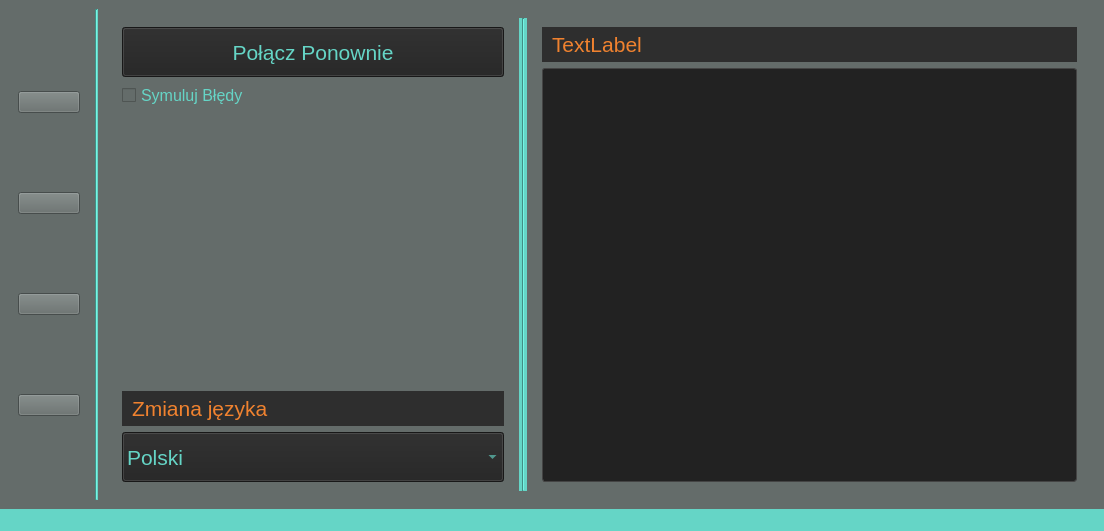
<?xml version="1.0" encoding="UTF-8"?>
<ui version="4.0">
 <class>MainWindow</class>
 <widget class="QMainWindow" name="MainWindow">
  <property name="geometry">
   <rect>
    <x>0</x>
    <y>0</y>
    <width>1104</width>
    <height>531</height>
   </rect>
  </property>
  <property name="windowTitle">
   <string>MainWindow</string>
  </property>
  <property name="styleSheet">
   <string notr="true">background-color: 686565;
</string>
  </property>
  <widget class="QWidget" name="centralwidget">
   <property name="minimumSize">
    <size>
     <width>1000</width>
     <height>450</height>
    </size>
   </property>
   <property name="autoFillBackground">
    <bool>false</bool>
   </property>
   <property name="styleSheet">
    <string notr="true">background-color: #646c6a;
</string>
   </property>
   <layout class="QHBoxLayout" name="horizontalLayout_6">
    <item>
     <layout class="QHBoxLayout" name="horizontalLayout">
      <item>
       <widget class="QWidget" name="leftPanel" native="true">
        <property name="minimumSize">
         <size>
          <width>80</width>
          <height>400</height>
         </size>
        </property>
        <layout class="QVBoxLayout" name="verticalLayout_2">
         <item>
          <widget class="QPushButton" name="servoAnglesBT">
           <property name="text">
            <string/>
           </property>
           <property name="icon">
            <iconset resource="icons.qrc">
             <normaloff>:/icons/angle.png</normaloff>:/icons/angle.png</iconset>
           </property>
           <property name="iconSize">
            <size>
             <width>50</width>
             <height>50</height>
            </size>
           </property>
          </widget>
         </item>
         <item>
          <widget class="QPushButton" name="animationsBT">
           <property name="text">
            <string/>
           </property>
           <property name="icon">
            <iconset resource="icons.qrc">
             <normaloff>:/icons/motion-capture.png</normaloff>:/icons/motion-capture.png</iconset>
           </property>
           <property name="iconSize">
            <size>
             <width>50</width>
             <height>50</height>
            </size>
           </property>
          </widget>
         </item>
         <item>
          <widget class="QPushButton" name="fmServiceBT">
           <property name="text">
            <string/>
           </property>
           <property name="icon">
            <iconset resource="icons.qrc">
             <normaloff>:/icons/antenna.png</normaloff>:/icons/antenna.png</iconset>
           </property>
           <property name="iconSize">
            <size>
             <width>50</width>
             <height>50</height>
            </size>
           </property>
           <property name="checkable">
            <bool>false</bool>
           </property>
           <property name="checked">
            <bool>false</bool>
           </property>
          </widget>
         </item>
         <item>
          <widget class="QPushButton" name="settingsBT">
           <property name="text">
            <string/>
           </property>
           <property name="icon">
            <iconset resource="icons.qrc">
             <normaloff>:/icons/setting.png</normaloff>:/icons/setting.png</iconset>
           </property>
           <property name="iconSize">
            <size>
             <width>60</width>
             <height>60</height>
            </size>
           </property>
          </widget>
         </item>
        </layout>
       </widget>
      </item>
     </layout>
    </item>
    <item>
     <widget class="Line" name="line">
      <property name="sizePolicy">
       <sizepolicy hsizetype="Fixed" vsizetype="Minimum">
        <horstretch>0</horstretch>
        <verstretch>0</verstretch>
       </sizepolicy>
      </property>
      <property name="minimumSize">
       <size>
        <width>1</width>
        <height>400</height>
       </size>
      </property>
      <property name="styleSheet">
       <string notr="true">background-color: #65d5c6</string>
      </property>
      <property name="orientation">
       <enum>Qt::Vertical</enum>
      </property>
     </widget>
    </item>
    <item>
     <widget class="QStackedWidget" name="stackedWidget">
      <property name="minimumSize">
       <size>
        <width>800</width>
        <height>400</height>
       </size>
      </property>
      <property name="currentIndex">
       <number>1</number>
      </property>
      <widget class="QWidget" name="servoAnglesWD">
       <layout class="QHBoxLayout" name="horizontalLayout_4">
        <item>
         <widget class="QWidget" name="widget" native="true">
          <layout class="QGridLayout" name="gridLayout">
           <item row="5" column="2">
            <widget class="QLabel" name="servo_4_1">
             <property name="styleSheet">
              <string notr="true">font-size: 16pt;
color: #65d5c6;
background-color: #222;
border: 1px solid #444;
border-radius: 3px;
padding: 3px;
qproperty-alignment: AlignCenter;
</string>
             </property>
             <property name="text">
              <string>TextLabel</string>
             </property>
             <property name="alignment">
              <set>Qt::AlignCenter</set>
             </property>
            </widget>
           </item>
           <item row="1" column="3">
            <widget class="QLabel" name="servo_0_2">
             <property name="styleSheet">
              <string notr="true">font-size: 16pt;
color: #65d5c6;
background-color: #222;
border: 1px solid #444;
border-radius: 3px;
padding: 3px;
qproperty-alignment: AlignCenter;
</string>
             </property>
             <property name="text">
              <string>TextLabel</string>
             </property>
             <property name="alignment">
              <set>Qt::AlignCenter</set>
             </property>
            </widget>
           </item>
           <item row="4" column="3">
            <widget class="QLabel" name="servo_3_2">
             <property name="styleSheet">
              <string notr="true">font-size: 16pt;
color: #65d5c6;
background-color: #222;
border: 1px solid #444;
border-radius: 3px;
padding: 3px;
qproperty-alignment: AlignCenter;
</string>
             </property>
             <property name="text">
              <string>TextLabel</string>
             </property>
             <property name="alignment">
              <set>Qt::AlignCenter</set>
             </property>
            </widget>
           </item>
           <item row="4" column="1">
            <widget class="QLabel" name="servo_3_0">
             <property name="styleSheet">
              <string notr="true">font-size: 16pt;
color: #65d5c6;
background-color: #222;
border: 1px solid #444;
border-radius: 3px;
padding: 3px;
qproperty-alignment: AlignCenter;
</string>
             </property>
             <property name="text">
              <string>TextLabel</string>
             </property>
             <property name="alignment">
              <set>Qt::AlignCenter</set>
             </property>
            </widget>
           </item>
           <item row="2" column="2">
            <widget class="QLabel" name="servo_1_1">
             <property name="styleSheet">
              <string notr="true">font-size: 16pt;
color: #65d5c6;
background-color: #222;
border: 1px solid #444;
border-radius: 3px;
padding: 3px;
qproperty-alignment: AlignCenter;
</string>
             </property>
             <property name="text">
              <string>TextLabel</string>
             </property>
             <property name="alignment">
              <set>Qt::AlignCenter</set>
             </property>
            </widget>
           </item>
           <item row="6" column="1">
            <widget class="QLabel" name="servo_5_0">
             <property name="styleSheet">
              <string notr="true">font-size: 16pt;
color: #65d5c6;
background-color: #222;
border: 1px solid #444;
border-radius: 3px;
padding: 3px;
qproperty-alignment: AlignCenter;
</string>
             </property>
             <property name="text">
              <string>TextLabel</string>
             </property>
             <property name="alignment">
              <set>Qt::AlignCenter</set>
             </property>
            </widget>
           </item>
           <item row="4" column="0">
            <widget class="QLabel" name="noga_4_name">
             <property name="styleSheet">
              <string notr="true">font-size: 16pt;
color: #F0822F;
background-color: #2E2E2E;
border: none;
padding: 5px;
qproperty-alignment: AlignCenter;
</string>
             </property>
             <property name="text">
              <string>Noga 4&lt;/span&gt;&amp;nbsp;&amp;nbsp;&amp;nbsp;&amp;nbsp;&amp;nbsp;&amp;nbsp;&lt;img src=&quot;:/icons/robot-leg.png&quot; width=&quot;40&quot; height=&quot;40&quot; style=&quot;vertical-align:middle; margin-right: 10px;&quot;&gt;
&lt;span style=&quot;vertical-align:middle;&quot;&gt;</string>
             </property>
             <property name="textFormat">
              <enum>Qt::RichText</enum>
             </property>
            </widget>
           </item>
           <item row="0" column="1">
            <widget class="QLabel" name="biodro_name">
             <property name="styleSheet">
              <string notr="true">font-size: 16pt;
color: #F0822F;
background-color: #2E2E2E;
border: none;
padding: 5px;
qproperty-alignment: AlignCenter;
</string>
             </property>
             <property name="text">
              <string>BIODRO&lt;/span&gt;&amp;nbsp;&amp;nbsp;&amp;nbsp;&amp;nbsp;&amp;nbsp;&amp;nbsp;&lt;img src=&quot;:/icons/robot-leg_hip.png&quot; width=&quot;40&quot; height=&quot;40&quot; style=&quot;vertical-align:middle; margin-right: 10px;&quot;&gt;
&lt;span style=&quot;vertical-align:middle;&quot;&gt;</string>
             </property>
             <property name="textFormat">
              <enum>Qt::RichText</enum>
             </property>
             <property name="alignment">
              <set>Qt::AlignCenter</set>
             </property>
            </widget>
           </item>
           <item row="3" column="1">
            <widget class="QLabel" name="servo_2_0">
             <property name="styleSheet">
              <string notr="true">font-size: 16pt;
color: #65d5c6;
background-color: #222;
border: 1px solid #444;
border-radius: 3px;
padding: 3px;
qproperty-alignment: AlignCenter;
</string>
             </property>
             <property name="text">
              <string>TextLabel</string>
             </property>
             <property name="alignment">
              <set>Qt::AlignCenter</set>
             </property>
            </widget>
           </item>
           <item row="1" column="2">
            <widget class="QLabel" name="servo_0_1">
             <property name="styleSheet">
              <string notr="true">font-size: 16pt;
color: #65d5c6;
background-color: #222;
border: 1px solid #444;
border-radius: 3px;
padding: 3px;
qproperty-alignment: AlignCenter;
</string>
             </property>
             <property name="text">
              <string>TextLabel</string>
             </property>
             <property name="alignment">
              <set>Qt::AlignCenter</set>
             </property>
            </widget>
           </item>
           <item row="4" column="2">
            <widget class="QLabel" name="servo_3_1">
             <property name="styleSheet">
              <string notr="true">font-size: 16pt;
color: #65d5c6;
background-color: #222;
border: 1px solid #444;
border-radius: 3px;
padding: 3px;
qproperty-alignment: AlignCenter;
</string>
             </property>
             <property name="text">
              <string>TextLabel</string>
             </property>
             <property name="alignment">
              <set>Qt::AlignCenter</set>
             </property>
            </widget>
           </item>
           <item row="3" column="0">
            <widget class="QLabel" name="noga_3_name">
             <property name="styleSheet">
              <string notr="true">font-size: 16pt;
color: #F0822F;
background-color: #2E2E2E;
border: none;
padding: 5px;
qproperty-alignment: AlignCenter;
</string>
             </property>
             <property name="frameShadow">
              <enum>QFrame::Sunken</enum>
             </property>
             <property name="text">
              <string>Noga 3&lt;/span&gt;&amp;nbsp;&amp;nbsp;&amp;nbsp;&amp;nbsp;&amp;nbsp;&amp;nbsp;&lt;img src=&quot;:/icons/robot-leg.png&quot; width=&quot;40&quot; height=&quot;40&quot; style=&quot;vertical-align:middle; margin-right: 10px;&quot;&gt;
&lt;span style=&quot;vertical-align:middle;&quot;&gt;</string>
             </property>
             <property name="textFormat">
              <enum>Qt::RichText</enum>
             </property>
            </widget>
           </item>
           <item row="6" column="0">
            <widget class="QLabel" name="noga_6_name">
             <property name="styleSheet">
              <string notr="true">font-size: 16pt;
color: #F0822F;
background-color: #2E2E2E;
border: none;
padding: 5px;
qproperty-alignment: AlignCenter;
</string>
             </property>
             <property name="text">
              <string>Noga 6&lt;/span&gt;&amp;nbsp;&amp;nbsp;&amp;nbsp;&amp;nbsp;&amp;nbsp;&amp;nbsp;&lt;img src=&quot;:/icons/robot-leg.png&quot; width=&quot;40&quot; height=&quot;40&quot; style=&quot;vertical-align:middle; margin-right: 10px;&quot;&gt;
&lt;span style=&quot;vertical-align:middle;&quot;&gt;</string>
             </property>
             <property name="textFormat">
              <enum>Qt::RichText</enum>
             </property>
            </widget>
           </item>
           <item row="2" column="3">
            <widget class="QLabel" name="servo_1_2">
             <property name="styleSheet">
              <string notr="true">font-size: 16pt;
color: #65d5c6;
background-color: #222;
border: 1px solid #444;
border-radius: 3px;
padding: 3px;
qproperty-alignment: AlignCenter;
</string>
             </property>
             <property name="text">
              <string>TextLabel</string>
             </property>
             <property name="alignment">
              <set>Qt::AlignCenter</set>
             </property>
            </widget>
           </item>
           <item row="1" column="1">
            <widget class="QLabel" name="servo_0_0">
             <property name="styleSheet">
              <string notr="true">font-size: 16pt;
color: #65d5c6;
background-color: #222;
border: 1px solid #444;
border-radius: 3px;
padding: 3px;
qproperty-alignment: AlignCenter;
</string>
             </property>
             <property name="text">
              <string>TextLabel</string>
             </property>
             <property name="alignment">
              <set>Qt::AlignCenter</set>
             </property>
            </widget>
           </item>
           <item row="1" column="0">
            <widget class="QLabel" name="noga_1_name">
             <property name="styleSheet">
              <string notr="true">font-size: 16pt;
color: #F0822F;
background-color: #2E2E2E;
border: none;
padding: 5px;
qproperty-alignment: AlignCenter;
</string>
             </property>
             <property name="text">
              <string>Noga 1&lt;/span&gt;&amp;nbsp;&amp;nbsp;&amp;nbsp;&amp;nbsp;&amp;nbsp;&amp;nbsp;&lt;img src=&quot;:/icons/robot-leg.png&quot; width=&quot;40&quot; height=&quot;40&quot; style=&quot;vertical-align:middle; margin-right: 10px;&quot;&gt;
&lt;span style=&quot;vertical-align:middle;&quot;&gt;</string>
             </property>
             <property name="textFormat">
              <enum>Qt::RichText</enum>
             </property>
             <property name="scaledContents">
              <bool>true</bool>
             </property>
             <property name="alignment">
              <set>Qt::AlignCenter</set>
             </property>
            </widget>
           </item>
           <item row="3" column="3">
            <widget class="QLabel" name="servo_2_2">
             <property name="styleSheet">
              <string notr="true">font-size: 16pt;
color: #65d5c6;
background-color: #222;
border: 1px solid #444;
border-radius: 3px;
padding: 3px;
qproperty-alignment: AlignCenter;
</string>
             </property>
             <property name="text">
              <string>TextLabel</string>
             </property>
             <property name="alignment">
              <set>Qt::AlignCenter</set>
             </property>
            </widget>
           </item>
           <item row="5" column="3">
            <widget class="QLabel" name="servo_4_2">
             <property name="styleSheet">
              <string notr="true">font-size: 16pt;
color: #65d5c6;
background-color: #222;
border: 1px solid #444;
border-radius: 3px;
padding: 3px;
qproperty-alignment: AlignCenter;
</string>
             </property>
             <property name="text">
              <string>TextLabel</string>
             </property>
             <property name="alignment">
              <set>Qt::AlignCenter</set>
             </property>
            </widget>
           </item>
           <item row="3" column="2">
            <widget class="QLabel" name="servo_2_1">
             <property name="styleSheet">
              <string notr="true">font-size: 16pt;
color: #65d5c6;
background-color: #222;
border: 1px solid #444;
border-radius: 3px;
padding: 3px;
qproperty-alignment: AlignCenter;
</string>
             </property>
             <property name="text">
              <string>TextLabel</string>
             </property>
             <property name="alignment">
              <set>Qt::AlignCenter</set>
             </property>
            </widget>
           </item>
           <item row="2" column="0">
            <widget class="QLabel" name="noga_2_name">
             <property name="styleSheet">
              <string notr="true">font-size: 16pt;
color: #F0822F;
background-color: #2E2E2E;
border: none;
padding: 5px;
qproperty-alignment: AlignCenter;
</string>
             </property>
             <property name="text">
              <string>Noga 2&lt;/span&gt;&amp;nbsp;&amp;nbsp;&amp;nbsp;&amp;nbsp;&amp;nbsp;&amp;nbsp;&lt;img src=&quot;:/icons/robot-leg.png&quot; width=&quot;40&quot; height=&quot;40&quot; style=&quot;vertical-align:middle; margin-right: 10px;&quot;&gt;
&lt;span style=&quot;vertical-align:middle;&quot;&gt;</string>
             </property>
             <property name="textFormat">
              <enum>Qt::RichText</enum>
             </property>
            </widget>
           </item>
           <item row="2" column="1">
            <widget class="QLabel" name="servo_1_0">
             <property name="styleSheet">
              <string notr="true">font-size: 16pt;
color: #65d5c6;
background-color: #222;
border: 1px solid #444;
border-radius: 3px;
padding: 3px;
qproperty-alignment: AlignCenter;
</string>
             </property>
             <property name="text">
              <string>TextLabel</string>
             </property>
             <property name="alignment">
              <set>Qt::AlignCenter</set>
             </property>
            </widget>
           </item>
           <item row="5" column="0">
            <widget class="QLabel" name="noga_5_name">
             <property name="styleSheet">
              <string notr="true">font-size: 16pt;
color: #F0822F;
background-color: #2E2E2E;
border: none;
padding: 5px;
qproperty-alignment: AlignCenter;
</string>
             </property>
             <property name="text">
              <string>Noga 5&lt;/span&gt;&amp;nbsp;&amp;nbsp;&amp;nbsp;&amp;nbsp;&amp;nbsp;&amp;nbsp;&lt;img src=&quot;:/icons/robot-leg.png&quot; width=&quot;40&quot; height=&quot;40&quot; style=&quot;vertical-align:middle; margin-right: 10px;&quot;&gt;
&lt;span style=&quot;vertical-align:middle;&quot;&gt;</string>
             </property>
             <property name="textFormat">
              <enum>Qt::RichText</enum>
             </property>
            </widget>
           </item>
           <item row="6" column="3">
            <widget class="QLabel" name="servo_5_2">
             <property name="styleSheet">
              <string notr="true">font-size: 16pt;
color: #65d5c6;
background-color: #222;
border: 1px solid #444;
border-radius: 3px;
padding: 3px;
qproperty-alignment: AlignCenter;
</string>
             </property>
             <property name="text">
              <string>TextLabel</string>
             </property>
             <property name="alignment">
              <set>Qt::AlignCenter</set>
             </property>
            </widget>
           </item>
           <item row="0" column="3">
            <widget class="QLabel" name="kostka_name">
             <property name="styleSheet">
              <string notr="true">font-size: 16pt;
color: #F0822F;
background-color: #2E2E2E;
border: none;
padding: 5px;
qproperty-alignment: AlignCenter;
</string>
             </property>
             <property name="text">
              <string>KOSTKA&lt;/span&gt;&amp;nbsp;&amp;nbsp;&amp;nbsp;&amp;nbsp;&amp;nbsp;&amp;nbsp;&lt;img src=&quot;:/icons/robot-leg_ankle.png&quot; width=&quot;40&quot; height=&quot;40&quot; style=&quot;vertical-align:middle; margin-right: 10px;&quot;&gt;
&lt;span style=&quot;vertical-align:middle;&quot;&gt;</string>
             </property>
             <property name="textFormat">
              <enum>Qt::RichText</enum>
             </property>
             <property name="alignment">
              <set>Qt::AlignCenter</set>
             </property>
            </widget>
           </item>
           <item row="5" column="1">
            <widget class="QLabel" name="servo_4_0">
             <property name="styleSheet">
              <string notr="true">font-size: 16pt;
color: #65d5c6;
background-color: #222;
border: 1px solid #444;
border-radius: 3px;
padding: 3px;
qproperty-alignment: AlignCenter;
</string>
             </property>
             <property name="text">
              <string>TextLabel</string>
             </property>
             <property name="alignment">
              <set>Qt::AlignCenter</set>
             </property>
            </widget>
           </item>
           <item row="0" column="2">
            <widget class="QLabel" name="kolano_name">
             <property name="styleSheet">
              <string notr="true">font-size: 16pt;
color: #F0822F;
background-color: #2E2E2E;
border: none;
padding: 5px;
qproperty-alignment: AlignCenter;
</string>
             </property>
             <property name="text">
              <string>KOLANO65d5c6</string>
             </property>
             <property name="textFormat">
              <enum>Qt::RichText</enum>
             </property>
             <property name="alignment">
              <set>Qt::AlignCenter</set>
             </property>
            </widget>
           </item>
           <item row="0" column="0">
            <widget class="QLabel" name="grid_filler">
             <property name="styleSheet">
              <string notr="true"/>
             </property>
             <property name="text">
              <string/>
             </property>
             <property name="alignment">
              <set>Qt::AlignCenter</set>
             </property>
            </widget>
           </item>
           <item row="6" column="2">
            <widget class="QLabel" name="servo_5_1">
             <property name="styleSheet">
              <string notr="true">font-size: 16pt;
color: #65d5c6;
background-color: #222;
border: 1px solid #444;
border-radius: 3px;
padding: 3px;
qproperty-alignment: AlignCenter;
</string>
             </property>
             <property name="text">
              <string>TextLabel</string>
             </property>
             <property name="alignment">
              <set>Qt::AlignCenter</set>
             </property>
            </widget>
           </item>
          </layout>
         </widget>
        </item>
       </layout>
      </widget>
      <widget class="QWidget" name="settingsWD">
       <layout class="QHBoxLayout" name="horizontalLayout_3">
        <item>
         <widget class="QWidget" name="widget_settings_left" native="true">
          <property name="minimumSize">
           <size>
            <width>400</width>
            <height>0</height>
           </size>
          </property>
          <layout class="QVBoxLayout" name="verticalLayout_3">
           <item>
            <widget class="QPushButton" name="btnReconnect">
             <property name="minimumSize">
              <size>
               <width>0</width>
               <height>50</height>
              </size>
             </property>
             <property name="styleSheet">
              <string notr="true">color: #65d5c6;
background-color: #222;font-size: 16pt</string>
             </property>
             <property name="text">
              <string>Połącz Ponownie</string>
             </property>
            </widget>
           </item>
           <item>
            <widget class="QCheckBox" name="chkSimulateErrors">
             <property name="styleSheet">
              <string notr="true">color: #65d5c6;font-size: 12pt</string>
             </property>
             <property name="text">
              <string>Symuluj Błędy</string>
             </property>
            </widget>
           </item>
           <item>
            <spacer name="verticalSpacer">
             <property name="orientation">
              <enum>Qt::Vertical</enum>
             </property>
             <property name="sizeHint" stdset="0">
              <size>
               <width>20</width>
               <height>40</height>
              </size>
             </property>
            </spacer>
           </item>
           <item>
            <widget class="QLabel" name="languageLabel">
             <property name="maximumSize">
              <size>
               <width>16777215</width>
               <height>50</height>
              </size>
             </property>
             <property name="styleSheet">
              <string notr="true">font-size: 16pt;
color: #F0822F;
background-color: #2E2E2E;
border: none;
padding: 5px;
qproperty-alignment: AlignCenter;
</string>
             </property>
             <property name="text">
              <string>Zmiana języka</string>
             </property>
            </widget>
           </item>
           <item>
            <widget class="QComboBox" name="languageComboBox">
             <property name="minimumSize">
              <size>
               <width>0</width>
               <height>50</height>
              </size>
             </property>
             <property name="styleSheet">
              <string notr="true">color: #65d5c6;
background-color: #222;font-size: 16pt</string>
             </property>
             <item>
              <property name="text">
               <string>Polski</string>
              </property>
             </item>
             <item>
              <property name="text">
               <string>English</string>
              </property>
             </item>
            </widget>
           </item>
          </layout>
         </widget>
        </item>
        <item>
         <widget class="Line" name="line_2">
          <property name="minimumSize">
           <size>
            <width>8</width>
            <height>400</height>
           </size>
          </property>
          <property name="accessibleDescription">
           <string>background-color: #65d5c6</string>
          </property>
          <property name="styleSheet">
           <string notr="true">background-color: #65d5c6</string>
          </property>
          <property name="orientation">
           <enum>Qt::Vertical</enum>
          </property>
         </widget>
        </item>
        <item>
         <widget class="QWidget" name="widget_settings_right" native="true">
          <layout class="QVBoxLayout" name="verticalLayout_6">
           <item>
            <widget class="QLabel" name="terminalLabel">
             <property name="styleSheet">
              <string notr="true">font-size: 16pt;
color: #F0822F;
background-color: #2E2E2E;
border: none;
padding: 5px;
qproperty-alignment: AlignCenter;
</string>
             </property>
             <property name="text">
              <string>TextLabel</string>
             </property>
            </widget>
           </item>
           <item>
            <widget class="QPlainTextEdit" name="plainTextEdit">
             <property name="maximumSize">
              <size>
               <width>16777215</width>
               <height>16777215</height>
              </size>
             </property>
             <property name="font">
              <font>
               <family>Courier 10 Pitch</family>
               <pointsize>10</pointsize>
              </font>
             </property>
             <property name="styleSheet">
              <string notr="true">
color: #65d5c6;
background-color: #222;
border: 1px solid #444;
border-radius: 3px;
padding: 3px</string>
             </property>
             <property name="readOnly">
              <bool>true</bool>
             </property>
            </widget>
           </item>
          </layout>
         </widget>
        </item>
       </layout>
      </widget>
      <widget class="QWidget" name="animationWD">
       <layout class="QHBoxLayout" name="horizontalLayout_2">
        <item>
         <widget class="QWidget" name="left_widget" native="true">
          <layout class="QVBoxLayout" name="verticalLayout_4">
           <item>
            <widget class="QLabel" name="label">
             <property name="maximumSize">
              <size>
               <width>16777215</width>
               <height>75</height>
              </size>
             </property>
             <property name="styleSheet">
              <string notr="true">font-size: 16pt;
color: #F0822F;
background-color: #2E2E2E;
border: none;
padding: 5px;
qproperty-alignment: AlignCenter;
</string>
             </property>
             <property name="text">
              <string>Top View &lt;/span&gt;&amp;nbsp;&amp;nbsp;&amp;nbsp;&amp;nbsp;&amp;nbsp;&amp;nbsp;&lt;img src=&quot;:/icons/top-view.png&quot; width=&quot;30&quot; height=&quot;30&quot; style=&quot;vertical-align:middle; margin-right: 10px;&quot;&gt;
&lt;span style=&quot;vertical-align:middle;&quot;&gt;</string>
             </property>
             <property name="textFormat">
              <enum>Qt::RichText</enum>
             </property>
            </widget>
           </item>
           <item>
            <widget class="TopView" name="topView" native="true"/>
           </item>
          </layout>
         </widget>
        </item>
        <item>
         <widget class="Line" name="workspace_devider">
          <property name="minimumSize">
           <size>
            <width>10</width>
            <height>450</height>
           </size>
          </property>
          <property name="styleSheet">
           <string notr="true">background-color: #65d5c6</string>
          </property>
          <property name="orientation">
           <enum>Qt::Vertical</enum>
          </property>
         </widget>
        </item>
        <item>
         <widget class="QWidget" name="right_widget" native="true">
          <layout class="QVBoxLayout" name="verticalLayout">
           <item>
            <widget class="QLabel" name="label_2">
             <property name="minimumSize">
              <size>
               <width>0</width>
               <height>40</height>
              </size>
             </property>
             <property name="maximumSize">
              <size>
               <width>16777215</width>
               <height>45</height>
              </size>
             </property>
             <property name="styleSheet">
              <string notr="true">font-size: 16pt;
color: #F0822F;
background-color: #2E2E2E;
border: none;
padding: 5px;
qproperty-alignment: AlignCenter;
</string>
             </property>
             <property name="text">
              <string>Side View  &lt;/span&gt;&amp;nbsp;&amp;nbsp;&amp;nbsp;&amp;nbsp;&amp;nbsp;&amp;nbsp;&lt;img src=&quot;:/icons/robot-leg.png&quot; width=&quot;30&quot; height=&quot;30&quot; style=&quot;vertical-align:middle; margin-right: 10px;&quot;&gt;
&lt;span style=&quot;vertical-align:middle;&quot;&gt;</string>
             </property>
             <property name="textFormat">
              <enum>Qt::RichText</enum>
             </property>
            </widget>
           </item>
           <item>
            <widget class="QComboBox" name="comboBoxLegSide">
             <property name="layoutDirection">
              <enum>Qt::LeftToRight</enum>
             </property>
             <property name="styleSheet">
              <string notr="true">color: #65d5c6;
background-color: #222;</string>
             </property>
             <item>
              <property name="text">
               <string>1</string>
              </property>
             </item>
             <item>
              <property name="text">
               <string>2</string>
              </property>
             </item>
             <item>
              <property name="text">
               <string>3</string>
              </property>
             </item>
             <item>
              <property name="text">
               <string>4</string>
              </property>
             </item>
             <item>
              <property name="text">
               <string>5</string>
              </property>
             </item>
             <item>
              <property name="text">
               <string>6</string>
              </property>
             </item>
            </widget>
           </item>
           <item>
            <widget class="SideView" name="sideView" native="true"/>
           </item>
          </layout>
         </widget>
        </item>
       </layout>
      </widget>
      <widget class="QWidget" name="fMconnectionWD">
       <layout class="QVBoxLayout" name="verticalLayout_5">
        <item>
         <widget class="QWidget" name="qualityView" native="true"/>
        </item>
        <item>
         <widget class="QWidget" name="widget_2" native="true"/>
        </item>
       </layout>
      </widget>
     </widget>
    </item>
   </layout>
  </widget>
  <widget class="QStatusBar" name="statusbar">
   <property name="styleSheet">
    <string notr="true">background-color: #65d5c6</string>
   </property>
  </widget>
 </widget>
 <customwidgets>
  <customwidget>
   <class>TopView</class>
   <extends>QWidget</extends>
   <header>topview.h</header>
   <container>1</container>
  </customwidget>
  <customwidget>
   <class>SideView</class>
   <extends>QWidget</extends>
   <header>sideview.h</header>
   <container>1</container>
  </customwidget>
 </customwidgets>
 <resources>
  <include location="icons.qrc"/>
 </resources>
 <connections/>
</ui>
